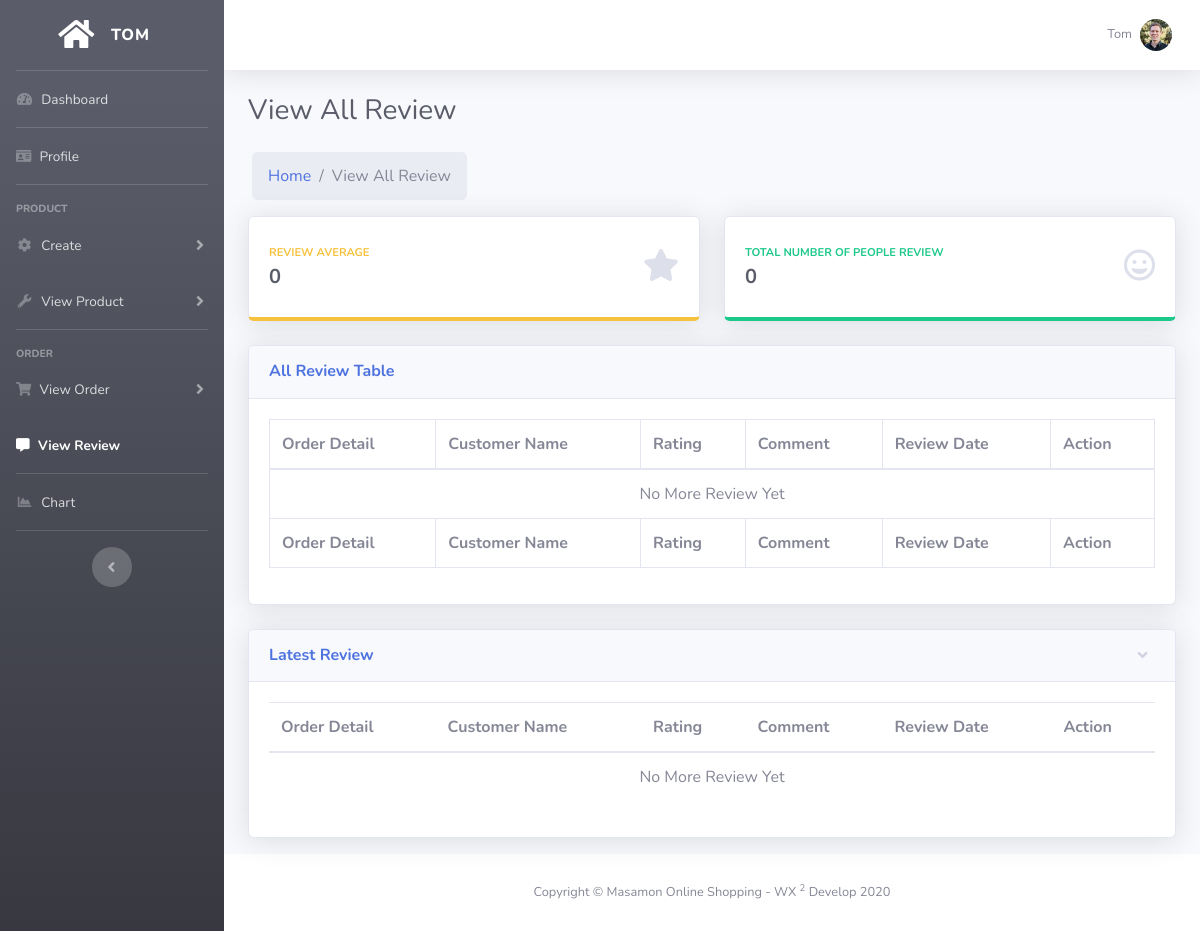
The page /business/viewAllReview.php (signed in) on the database as committed earlier.
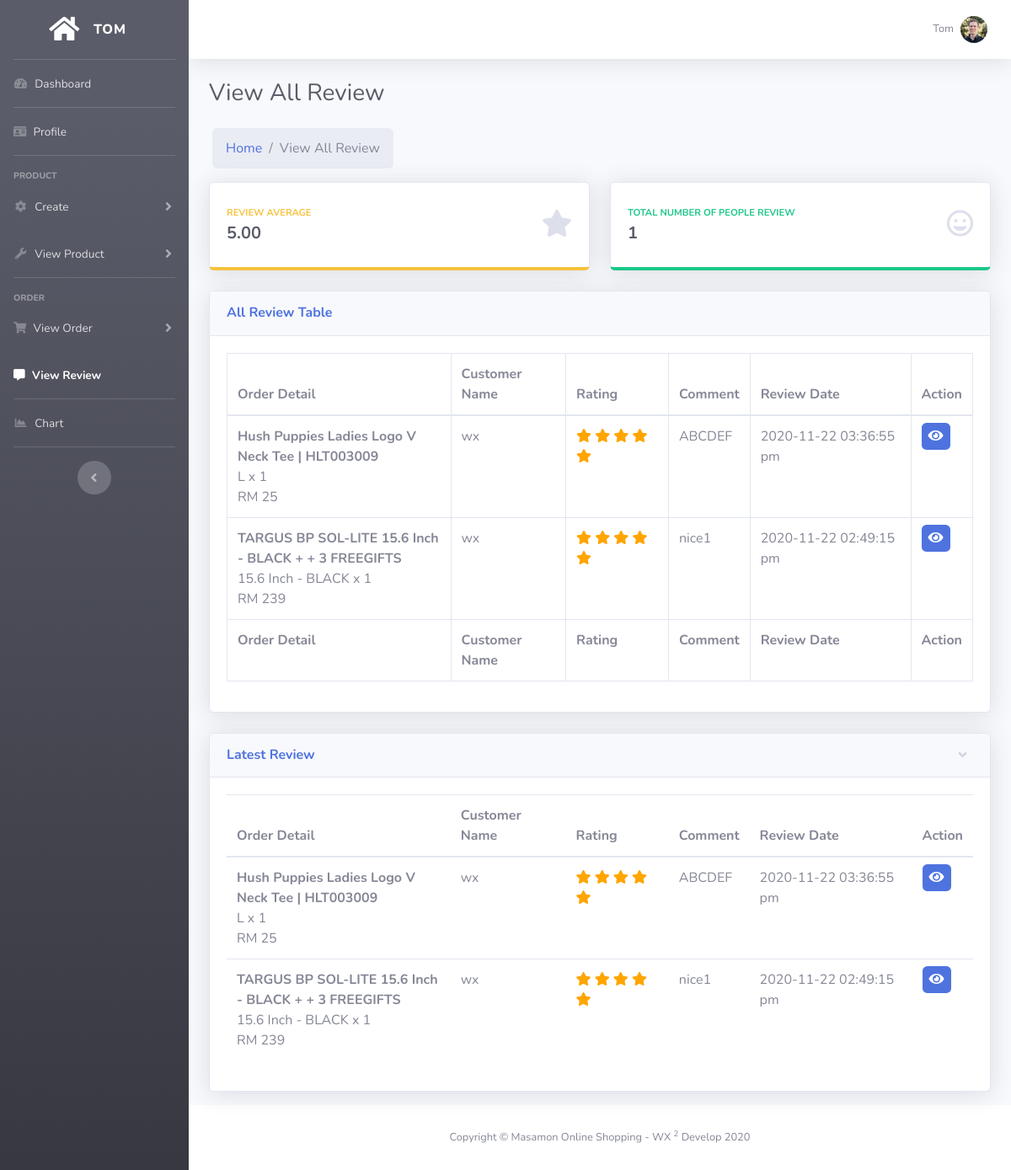
The same page on the database as committed later.
### tables this page shows
CREATE TABLE `rating` (
  `ratingId` varchar(255) NOT NULL,
  `userId` varchar(255) NOT NULL,
  `commentId` varchar(255) NOT NULL,
  `cartIntegrationId` varchar(255) NOT NULL,
  `productId` varchar(255) NOT NULL,
  `ratingValue` int(5) NOT NULL,
  `created_time` timestamp NULL DEFAULT NULL,
  `update_time` timestamp NULL DEFAULT NULL
);

CREATE TABLE `product` (
  `id` varchar(255) NOT NULL,
  `name` varchar(255) NOT NULL,
  `price` double(10,2) NOT NULL,
  `description` text NOT NULL,
  `coverImage` varchar(255) NOT NULL,
  `color` varchar(255) NOT NULL,
  `brand` varchar(255) NOT NULL,
  `material` varchar(255) NOT NULL,
  `gender` varchar(6) NOT NULL,
  `soldRecord` int(255) NOT NULL,
  `sellerId` varchar(255) NOT NULL,
  `InventoryId` varchar(255) NOT NULL,
  `categoryId` varchar(255) NOT NULL,
  `auctionStatus` varchar(255) NOT NULL,
  `auctionId` varchar(255) NOT NULL,
  `auctionDueDate` datetime NOT NULL,
  `date` date NOT NULL,
  `imagesId` varchar(255) NOT NULL,
  `state` varchar(255) NOT NULL,
  `auctionEnd` varchar(255) NOT NULL,
  `created_time` timestamp NULL DEFAULT NULL,
  `uploadTime` timestamp NOT NULL DEFAULT current_timestamp()
);

CREATE TABLE `cartintegration` (
  `cartIntegrationId` varchar(255) NOT NULL,
  `cartId` varchar(255) NOT NULL,
  `productId` varchar(255) NOT NULL,
  `userId` varchar(255) NOT NULL,
  `sellerId` varchar(255) NOT NULL,
  `variation` varchar(255) NOT NULL,
  `quantity` int(255) NOT NULL,
  `status` varchar(255) NOT NULL,
  `returnRequest` int(5) NOT NULL COMMENT '0:yes, 1:no	',
  `cancelRequest` int(5) NOT NULL COMMENT '0:yes, 1:no	',
  `detentionPeriod` timestamp NULL DEFAULT NULL,
  `created_time` timestamp NULL DEFAULT NULL,
  `update_time` timestamp NULL DEFAULT NULL
);

CREATE TABLE `user` (
  `userId` varchar(255) NOT NULL,
  `userName` varchar(255) NOT NULL,
  `firstName` varchar(255) NOT NULL,
  `lastName` varchar(255) NOT NULL,
  `email` varchar(255) NOT NULL,
  `phoneNo` int(11) NOT NULL,
  `gender` varchar(6) NOT NULL,
  `birthday` date NOT NULL,
  `image` varchar(255) NOT NULL,
  `password` varchar(255) NOT NULL,
  `create_date` timestamp NULL DEFAULT NULL,
  `lastLogin` timestamp NOT NULL DEFAULT current_timestamp()
);

CREATE TABLE `comment` (
  `commentId` varchar(255) NOT NULL,
  `ratingId` varchar(255) NOT NULL,
  `comment_personId` varchar(255) NOT NULL,
  `commentText` varchar(255) NOT NULL,
  `created_time` timestamp NULL DEFAULT NULL,
  `update_time` timestamp NULL DEFAULT NULL
);

### business/viewAllReview.php (the view, shortened to what the changed rows need)
<?php
  include("../config.php");
  $ratingAverage = 0;
  $ratingTotal = 0;
  $sellerId = $_SESSION['sellerId'];
  $ratingAgv = "SELECT CAST(AVG(ratingValue) AS DECIMAL(10,2)) AS 'ratingAvergae', COUNT(rating.ratingId) AS 'ratingTotal' FROM rating LEFT JOIN cartintegration ON rating.cartIntegrationId = cartintegration.cartIntegrationId WHERE cartintegration.sellerId = '$sellerId' GROUP BY rating.productId";
  $resultCalRating = $conn->query($ratingAgv);
  if($resultCalRating->num_rows > 0){
    while($row = $resultCalRating->fetch_assoc()){
        $ratingAverage = $row['ratingAvergae'];
        $ratingTotal = $row['ratingTotal'];
    }
  }
?>
<!DOCTYPE html>
<html lang="en">
<head>
  <link href="../vendor/fontawesome-free/css/all.min.css" rel="stylesheet" type="text/css">
  <link href="../css/sb-admin-2.min.css" rel="stylesheet">
</head>
<body id="page-top">
  <div id="wrapper">
    <div id="content-wrapper" class="d-flex flex-column">
      <div id="content">
        <div class="container-fluid">
          <div class="d-sm-flex align-items-center justify-content-between mb-4">
            <h1 class="h3 mb-0 text-gray-800">View All Review</h1>
          </div>
          <div class="row">
                <div class="col-xl-6 col-md-6 mb-4">
                <div class="card border-bottom-warning shadow h-100 py-2">
                    <div class="card-body">
                    <div class="row no-gutters align-items-center">
                        <div class="col mr-2">
                        <div class="text-xs font-weight-bold text-warning text-uppercase mb-1">Review Average</div>
                        <div class="h5 mb-0 font-weight-bold text-gray-800"><?php echo $ratingAverage;?></div>
                        </div>
                    </div>
                    </div>
                </div>
                </div>
                <div class="col-xl-6 col-md-6 mb-4">
                <div class="card border-bottom-success shadow h-100 py-2">
                    <div class="card-body">
                    <div class="row no-gutters align-items-center">
                        <div class="col mr-2">
                        <div class="text-xs font-weight-bold text-success text-uppercase mb-1">Total Number Of People Review</div>
                        <div class="h5 mb-0 font-weight-bold text-gray-800"><?php echo $ratingTotal;?></div>
                        </div>
                    </div>
                    </div>
                </div>
                </div>
          </div>
          <div class="row">
                <div class="col-lg-12">
                    <div class="card shadow mb-4">
                        <div class="card-body">
                            <div class="table-responsive">
                                <table class="table table-bordered" id="dataTable" width="100%" cellspacing="0">
                                    <thead>
                                        <tr>
                                          <th>Order Detail</th>
                                          <th>Customer Name</th>
                                          <th>Rating</th>
                                          <th>Comment</th>
                                          <th>Review Date</th>
                                          <th>Action</th>
                                        </tr>
                                    </thead>
                                    <tfoot>
                                        <tr>
                                          <th>Order Detail</th>
                                          <th>Customer Name</th>
                                          <th>Rating</th>
                                          <th>Comment</th>
                                          <th>Review Date</th>
                                          <th>Action</th>
                                        </tr>
                                    </tfoot>
                                    <tbody>
                                        <?php
                                            $showReview = "SELECT rating.*, product.*, cartintegration.*, comment.*, user.userName, rating.created_time AS 'ratingDate', orderlist.orderId FROM `rating` LEFT JOIN `comment` ON rating.commentId = comment.commentId LEFT JOIN `user` ON rating.userId = user.userId LEFT JOIN cartintegration ON rating.cartIntegrationId = cartintegration.cartIntegrationId LEFT JOIN product ON cartintegration.productId = product.id LEFT JOIN orderlist ON cartintegration.cartId = orderlist.cartId WHERE cartintegration.sellerId = '$sellerId' ORDER BY rating.ratingValue DESC";
                                            $resultShowReview = $conn->query($showReview);
                                            if($resultShowReview->num_rows > 0){
                                              while($row = $resultShowReview->fetch_assoc()){
                                                $ratingDate = date('Y-m-d h:i:s a', strtotime($row['ratingDate']));
                                        ?>
                                        <tr>
                                            <td style="width:30%">
                                                <span class="font-weight-bold"><?php echo $row['name'];?></span> <br>
                                                <span class="text-secondary"><?php echo $row['variation'];?></span>
                                                <span class="text-secondary"> x <?php echo $row['quantity'];?></span> <br>
                                                <span class="text-secondary">RM <?php echo $row['quantity'] * $row['price'];?></span>
                                            </td>
                                            <td><?php echo $row['userName']; ?></td>
                                            <td>
                                              <?php
                                                  for($x=0; $x<$row['ratingValue']; $x++){
                                              ?>
                                                      <span class="fa fa-star displaystar checked"></span>
                                              <?php
                                                  }
                                              ?>
                                            </td>
                                            <td><?php echo $row['commentText']; ?></td>
                                            <td><?php echo $ratingDate; ?></td>
                                            <td>
                                                <a href="orderDetail.php?orderId=<?php echo $row['orderId'];?>&cartIntegrationId=<?php echo $row['cartIntegrationId'];?>" class=" btn-primary rounded" data-toggle="tooltip" data-placement="top" title="View Detail" style="padding: 5px 8px;">
                                                  <i class="fas fa-eye"></i>
                                                </a>
                                            </td>
                                        </tr>
                                        <?php
                                              }
                                            }else{
                                        ?>
                                            <td colspan="6" class="text-center"> No More Review Yet</td>
                                        <?php
                                            }
                                        ?>
                                    </tbody>
                                </table>
                            </div>
                        </div>
                    </div>
                </div>
          </div>
          <div class="row">
              <div class="col-lg-12 mb-2">
                <div class="card shadow mb-2">
                  <div class="collapse show" id="collapseLatestCancel">
                    <div class="card-body">
                      <div class="table-responsive">
                        <table class="table table-hover" id="dataTable" width="100%" cellspacing="0">
                            <thead>
                                <tr>
                                  <th>Order Detail</th>
                                  <th>Customer Name</th>
                                  <th>Rating</th>
                                  <th>Comment</th>
                                  <th>Review Date</th>
                                  <th>Action</th>
                                </tr>
                            </thead>
                            <tbody>
                                <?php
                                    $showReview = "SELECT rating.*, product.*, cartintegration.*, comment.*, user.userName, rating.created_time AS 'ratingDate', orderlist.orderId FROM `rating` LEFT JOIN `comment` ON rating.commentId = comment.commentId LEFT JOIN `user` ON rating.userId = user.userId LEFT JOIN cartintegration ON rating.cartIntegrationId = cartintegration.cartIntegrationId LEFT JOIN product ON cartintegration.productId = product.id LEFT JOIN orderlist ON cartIntegration.cartId = orderlist.cartId WHERE cartintegration.sellerId = '$sellerId' ORDER BY rating.created_time DESC LIMIT 0,3";
                                    $resultShowReview = $conn->query($showReview);
                                    if($resultShowReview->num_rows > 0){
                                      while($row = $resultShowReview->fetch_assoc()){
                                        $ratingDate = date('Y-m-d h:i:s a', strtotime($row['ratingDate']));
                                ?>
                                <tr>
                                    <td style="width:30%">
                                        <span class="font-weight-bold"><?php echo $row['name'];?></span> <br>
                                        <span class="text-secondary"><?php echo $row['variation'];?></span>
                                        <span class="text-secondary"> x <?php echo $row['quantity'];?></span> <br>
                                        <span class="text-secondary">RM <?php echo $row['quantity'] * $row['price'];?></span>
                                    </td>
                                    <td><?php echo $row['userName']; ?></td>
                                    <td>
                                        <?php
                                            for($x=0; $x<$row['ratingValue']; $x++){
                                        ?>
                                                <span class="fa fa-star displaystar checked"></span>
                                        <?php
                                            }
                                        ?>
                                    </td>
                                    <td><?php echo $row['commentText']; ?></td>
                                    <td><?php echo $ratingDate; ?></td>
                                    <td>
                                        <a href="orderDetail.php?orderId=<?php echo $row['orderId'];?>&cartIntegrationId=<?php echo $row['cartIntegrationId'];?>" class=" btn-primary rounded" data-toggle="tooltip" data-placement="top" title="View Detail" style="padding: 5px 8px;">
                                          <i class="fas fa-eye"></i>
                                        </a>
                                    </td>
                                </tr>
                                <?php
                                      }
                                    }else{
                                ?>
                                    <td colspan="6" class="text-center"> No More Review Yet</td>
                                <?php
                                    }
                                ?>
                            </tbody>
                        </table>
                      </div>
                    </div>
                  </div>
                </div>
              </div>
          </div>
        </div>
      </div>
    </div>
  </div>
</body>
</html>

Rows that differ between the two databases and show on the page:
added rating: productId.name "Hush Puppies Ladies Logo V Neck Tee | HLT003009", cartIntegrationId.variation "L", cartIntegrationId.quantity "1", $row['quantity']*$row['price'] "25", userId.userName "wx", ratingValue 5 (drawn), commentId.commentText "ABCDEF", created_time "2020-11-22 03:36:55 pm"
added rating: productId.name "TARGUS BP SOL-LITE 15.6 Inch - BLACK + + 3 FREEGIFTS", cartIntegrationId.variation "15.6 Inch - BLACK", cartIntegrationId.quantity "1", $row['quantity']*$row['price'] "239", userId.userName "wx", ratingValue 5 (drawn), commentId.commentText "nice1", created_time "2020-11-22 02:49:15 pm"
Other text that changed with them:
$ratingAverage: "0" → "5.00"
$ratingTotal: "0" → "1"
text no longer shown: "No More Review Yet No More Review Yet"
